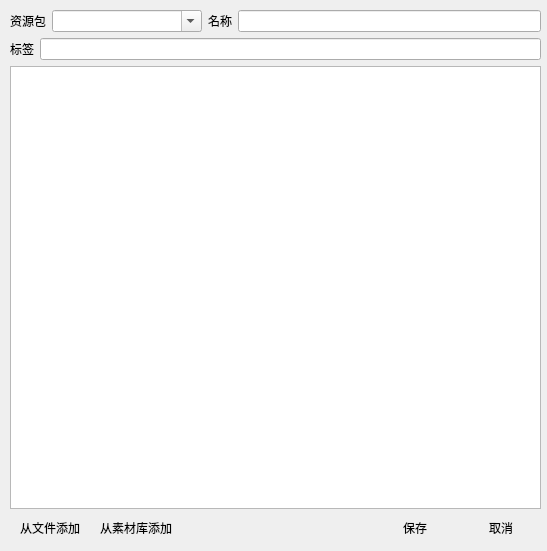
<?xml version="1.0" encoding="UTF-8"?>
<ui version="4.0">
 <class>MovieDefineWindow</class>
 <widget class="QWidget" name="MovieDefineWindow">
  <property name="geometry">
   <rect>
    <x>0</x>
    <y>0</y>
    <width>547</width>
    <height>551</height>
   </rect>
  </property>
  <property name="windowTitle">
   <string>电影定义</string>
  </property>
  <property name="windowIcon">
   <iconset resource="orion2.qrc">
    <normaloff>:/images/unique32.png</normaloff>:/images/unique32.png</iconset>
  </property>
  <widget class="QWidget" name="layoutWidget">
   <property name="geometry">
    <rect>
     <x>10</x>
     <y>10</y>
     <width>531</width>
     <height>531</height>
    </rect>
   </property>
   <layout class="QVBoxLayout" name="verticalLayout">
    <item>
     <layout class="QHBoxLayout" name="horizontalLayout_5">
      <item>
       <widget class="QLabel" name="label_2">
        <property name="text">
         <string>资源包</string>
        </property>
       </widget>
      </item>
      <item>
       <widget class="QComboBox" name="pkgcomboBox">
        <property name="sizePolicy">
         <sizepolicy hsizetype="Preferred" vsizetype="Fixed">
          <horstretch>0</horstretch>
          <verstretch>0</verstretch>
         </sizepolicy>
        </property>
        <property name="minimumSize">
         <size>
          <width>150</width>
          <height>0</height>
         </size>
        </property>
        <property name="editable">
         <bool>true</bool>
        </property>
       </widget>
      </item>
      <item>
       <widget class="QLabel" name="aliaslabel">
        <property name="text">
         <string>名称</string>
        </property>
       </widget>
      </item>
      <item>
       <widget class="QLineEdit" name="namelineEdit">
        <property name="sizePolicy">
         <sizepolicy hsizetype="Expanding" vsizetype="Fixed">
          <horstretch>1</horstretch>
          <verstretch>0</verstretch>
         </sizepolicy>
        </property>
        <property name="maxLength">
         <number>32</number>
        </property>
        <property name="readOnly">
         <bool>false</bool>
        </property>
        <property name="placeholderText">
         <string/>
        </property>
       </widget>
      </item>
     </layout>
    </item>
    <item>
     <layout class="QHBoxLayout" name="horizontalLayout">
      <item>
       <widget class="QLabel" name="label_4">
        <property name="text">
         <string>标签</string>
        </property>
       </widget>
      </item>
      <item>
       <widget class="QLineEdit" name="taglineEdit">
        <property name="sizePolicy">
         <sizepolicy hsizetype="Expanding" vsizetype="Fixed">
          <horstretch>1</horstretch>
          <verstretch>0</verstretch>
         </sizepolicy>
        </property>
       </widget>
      </item>
     </layout>
    </item>
    <item>
     <widget class="QListWidget" name="listWidget"/>
    </item>
    <item>
     <layout class="QHBoxLayout" name="horizontalLayout_2">
      <item>
       <widget class="QPushButton" name="filepushButton">
        <property name="text">
         <string>从文件添加</string>
        </property>
        <property name="icon">
         <iconset resource="orion2.qrc">
          <normaloff>:/images/add.png</normaloff>:/images/add.png</iconset>
        </property>
        <property name="iconSize">
         <size>
          <width>32</width>
          <height>32</height>
         </size>
        </property>
        <property name="flat">
         <bool>true</bool>
        </property>
       </widget>
      </item>
      <item>
       <widget class="QPushButton" name="gallerypushButton">
        <property name="text">
         <string>从素材库添加</string>
        </property>
        <property name="icon">
         <iconset resource="orion2.qrc">
          <normaloff>:/images/add.png</normaloff>:/images/add.png</iconset>
        </property>
        <property name="iconSize">
         <size>
          <width>32</width>
          <height>32</height>
         </size>
        </property>
        <property name="flat">
         <bool>true</bool>
        </property>
       </widget>
      </item>
      <item>
       <spacer name="horizontalSpacer">
        <property name="orientation">
         <enum>Qt::Horizontal</enum>
        </property>
        <property name="sizeHint" stdset="0">
         <size>
          <width>40</width>
          <height>20</height>
         </size>
        </property>
       </spacer>
      </item>
      <item>
       <widget class="QPushButton" name="savepushButton">
        <property name="text">
         <string>保存</string>
        </property>
        <property name="icon">
         <iconset resource="orion2.qrc">
          <normaloff>:/images/ok.png</normaloff>:/images/ok.png</iconset>
        </property>
        <property name="iconSize">
         <size>
          <width>32</width>
          <height>32</height>
         </size>
        </property>
        <property name="flat">
         <bool>true</bool>
        </property>
       </widget>
      </item>
      <item>
       <widget class="QPushButton" name="cancelpushButton">
        <property name="text">
         <string>取消</string>
        </property>
        <property name="icon">
         <iconset resource="orion2.qrc">
          <normaloff>:/images/cancel.png</normaloff>:/images/cancel.png</iconset>
        </property>
        <property name="iconSize">
         <size>
          <width>32</width>
          <height>32</height>
         </size>
        </property>
        <property name="flat">
         <bool>true</bool>
        </property>
       </widget>
      </item>
     </layout>
    </item>
   </layout>
  </widget>
 </widget>
 <resources>
  <include location="orion2.qrc"/>
 </resources>
 <connections/>
</ui>
